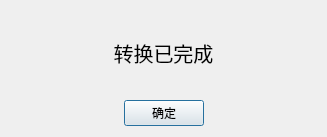
<?xml version="1.0" encoding="UTF-8"?>
<ui version="4.0">
 <class>successDialog</class>
 <widget class="QDialog" name="successDialog">
  <property name="geometry">
   <rect>
    <x>0</x>
    <y>0</y>
    <width>327</width>
    <height>137</height>
   </rect>
  </property>
  <property name="maximumSize">
   <size>
    <width>327</width>
    <height>137</height>
   </size>
  </property>
  <property name="windowTitle">
   <string>转换成功</string>
  </property>
  <layout class="QVBoxLayout" name="verticalLayout">
   <item>
    <widget class="QLabel" name="label">
     <property name="font">
      <font>
       <pointsize>15</pointsize>
      </font>
     </property>
     <property name="frameShape">
      <enum>QFrame::NoFrame</enum>
     </property>
     <property name="frameShadow">
      <enum>QFrame::Raised</enum>
     </property>
     <property name="text">
      <string>转换已完成</string>
     </property>
     <property name="alignment">
      <set>Qt::AlignCenter</set>
     </property>
    </widget>
   </item>
   <item>
    <layout class="QHBoxLayout" name="horizontalLayout">
     <item>
      <spacer name="horizontalSpacer">
       <property name="orientation">
        <enum>Qt::Horizontal</enum>
       </property>
       <property name="sizeHint" stdset="0">
        <size>
         <width>40</width>
         <height>20</height>
        </size>
       </property>
      </spacer>
     </item>
     <item>
      <widget class="QPushButton" name="pushButton">
       <property name="text">
        <string>确定</string>
       </property>
       <property name="iconSize">
        <size>
         <width>16</width>
         <height>16</height>
        </size>
       </property>
      </widget>
     </item>
     <item>
      <spacer name="horizontalSpacer_2">
       <property name="orientation">
        <enum>Qt::Horizontal</enum>
       </property>
       <property name="sizeHint" stdset="0">
        <size>
         <width>40</width>
         <height>20</height>
        </size>
       </property>
      </spacer>
     </item>
    </layout>
   </item>
  </layout>
 </widget>
 <resources/>
 <connections/>
</ui>
